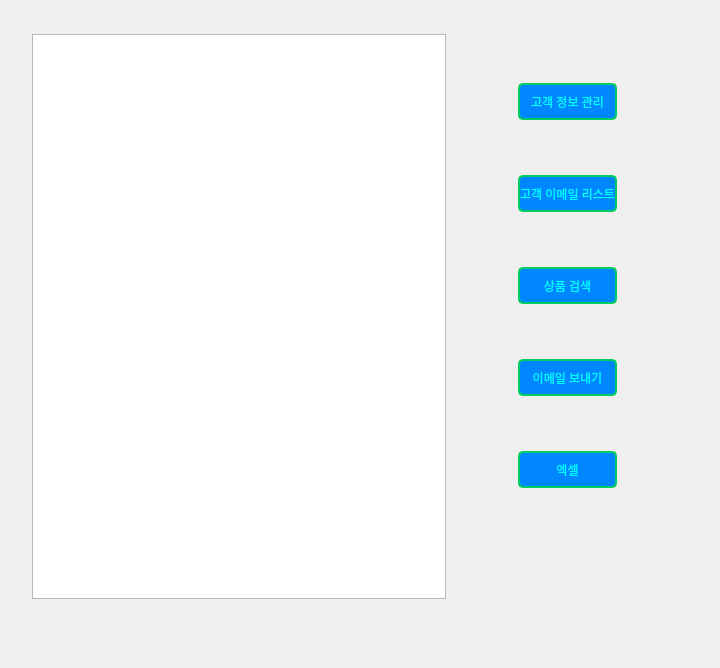
<?xml version="1.0" encoding="UTF-8"?>
<ui version="4.0">
 <class>MainWindow</class>
 <widget class="QMainWindow" name="MainWindow">
  <property name="geometry">
   <rect>
    <x>0</x>
    <y>0</y>
    <width>720</width>
    <height>668</height>
   </rect>
  </property>
  <property name="minimumSize">
   <size>
    <width>720</width>
    <height>599</height>
   </size>
  </property>
  <property name="windowTitle">
   <string>MainWindow</string>
  </property>
  <property name="toolTip">
   <string>&lt;html&gt;&lt;head/&gt;&lt;body&gt;&lt;p&gt;&lt;br/&gt;&lt;/p&gt;&lt;/body&gt;&lt;/html&gt;</string>
  </property>
  <property name="styleSheet">
   <string notr="true">QPushButton{
	color: rgb(0, 255, 255);
	background-color:  rgb(0, 135, 255);
	border: 2px solid rgb(0, 204, 100);
	border-radius: 5px;
}
QPushButton:pressed { background-color:rgb(35, 200, 100) }

#centralwidget
{
	background:url(&quot;C:/Users/KB/Desktop/sss/python_work/pythonProject/배경11.png&quot;)
	
}</string>
  </property>
  <widget class="QWidget" name="centralwidget">
   <layout class="QGridLayout" name="gridLayout_2">
    <property name="leftMargin">
     <number>11</number>
    </property>
    <item row="0" column="0">
     <layout class="QGridLayout" name="gridLayout">
      <property name="leftMargin">
       <number>21</number>
      </property>
      <property name="topMargin">
       <number>25</number>
      </property>
      <property name="rightMargin">
       <number>53</number>
      </property>
      <property name="bottomMargin">
       <number>60</number>
      </property>
      <item row="0" column="0">
       <widget class="QTextBrowser" name="list">
        <property name="readOnly">
         <bool>true</bool>
        </property>
        <property name="openLinks">
         <bool>true</bool>
        </property>
       </widget>
      </item>
      <item row="0" column="1">
       <layout class="QVBoxLayout" name="verticalLayout">
        <property name="leftMargin">
         <number>66</number>
        </property>
        <property name="rightMargin">
         <number>41</number>
        </property>
        <property name="bottomMargin">
         <number>60</number>
        </property>
        <item>
         <widget class="QPushButton" name="pushButton">
          <property name="enabled">
           <bool>true</bool>
          </property>
          <property name="minimumSize">
           <size>
            <width>45</width>
            <height>37</height>
           </size>
          </property>
          <property name="baseSize">
           <size>
            <width>0</width>
            <height>0</height>
           </size>
          </property>
          <property name="styleSheet">
           <string notr="true"/>
          </property>
          <property name="text">
           <string>고객 정보 관리</string>
          </property>
          <property name="checkable">
           <bool>false</bool>
          </property>
          <property name="checked">
           <bool>false</bool>
          </property>
         </widget>
        </item>
        <item>
         <widget class="QPushButton" name="pushButton_2">
          <property name="minimumSize">
           <size>
            <width>45</width>
            <height>37</height>
           </size>
          </property>
          <property name="styleSheet">
           <string notr="true"/>
          </property>
          <property name="text">
           <string>고객 이메일 리스트</string>
          </property>
         </widget>
        </item>
        <item>
         <widget class="QPushButton" name="pushButton_3">
          <property name="minimumSize">
           <size>
            <width>45</width>
            <height>37</height>
           </size>
          </property>
          <property name="text">
           <string>상품 검색</string>
          </property>
         </widget>
        </item>
        <item>
         <widget class="QPushButton" name="pushButton_4">
          <property name="minimumSize">
           <size>
            <width>45</width>
            <height>37</height>
           </size>
          </property>
          <property name="text">
           <string>이메일 보내기</string>
          </property>
         </widget>
        </item>
        <item>
         <widget class="QPushButton" name="pushButton_5">
          <property name="minimumSize">
           <size>
            <width>45</width>
            <height>37</height>
           </size>
          </property>
          <property name="text">
           <string>엑셀</string>
          </property>
         </widget>
        </item>
       </layout>
      </item>
     </layout>
    </item>
   </layout>
  </widget>
 </widget>
 <resources/>
 <connections/>
</ui>
